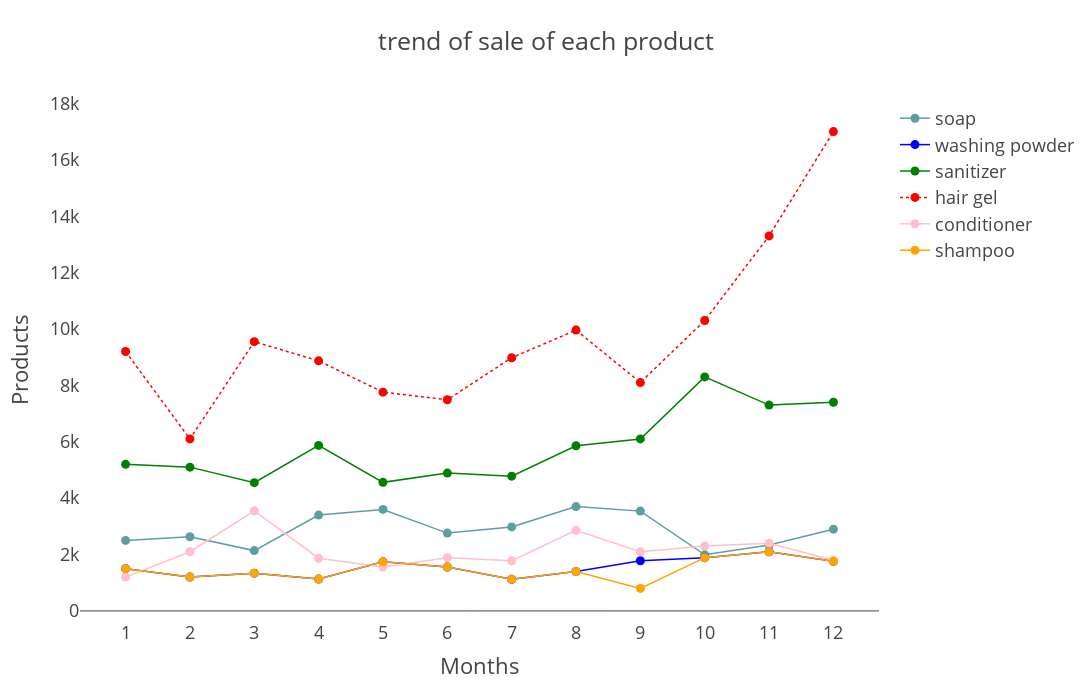

Notebook code for this chart:
### Code cell
fig = go.Figure()
fig.add_trace(
    go.Scatter(x = df['month_number'], y = df['soap'],
                line = dict(color = 'cadetblue', width = 1.5),
                mode = "lines+markers",
                name = 'soap'
                 )
)
fig.add_trace(
    go.Scatter(x = df['month_number'], y = df['washing powder'],
                line = dict(color = 'blue', width = 1.5),
                mode = "lines+markers",
                name = 'washing powder'
                 )
)
fig.add_trace(
    go.Scatter(x = df['month_number'], y = df['sanitizer'],
                line = dict(color = 'green', width = 1.5),
                mode = "lines+markers",
                name = 'sanitizer'
                 )
)
fig.add_trace(
    go.Scatter(x = df['month_number'], y = df['hair gel'],
                line = dict(color = 'red', width = 1.5,dash='dot'),
                mode = "lines+markers",
                name = 'hair gel'
                 )
)
fig.add_trace(
    go.Scatter(x = df['month_number'], y = df['conditioner'],
                line = dict(color = 'pink', width = 1.5),
                mode = "lines+markers",
                name = 'conditioner'
                 )

)

fig.add_trace(
    go.Scatter(x = df['month_number'], y = df['shampoo'],
                line = dict(color = 'orange', width = 1.5,),
                mode = "lines+markers",
                name = 'shampoo',
                 )

)

fig.update_layout(title='trend of sale of each product ',
                xaxis_title='Months',
                yaxis_title='Products',
                autosize=False,
                width=1500,
                height=700,
                template = "presentation")
fig.update_xaxes(showgrid=False)
fig.update_yaxes(showgrid=False)  
fig.update_xaxes(type='category')
fig.show()

### Figure 1 — Plotly figure (JSON) as saved in the notebook; plotly's stock layout.template omitted (floating-point values rounded to 4 significant figures)
{"data": [{"line": {"color": "cadetblue", "width": 1.5}, "mode": "lines+markers", "name": "soap", "type": "scatter", "x": [1, 2, 3, 4, 5, 6, 7, 8, 9, 10, 11, 12], "y": [2500, 2630, 2140, 3400, 3600, 2760, 2980, 3700, 3540, 1990, 2340, 2900]}, {"line": {"color": "blue", "width": 1.5}, "mode": "lines+markers", "name": "washing powder", "type": "scatter", "x": [1, 2, 3, 4, 5, 6, 7, 8, 9, 10, 11, 12], "y": [1500, 1200, 1340, 1130, 1740, 1555, 1120, 1400, 1780, 1890, 2100, 1760]}, {"line": {"color": "green", "width": 1.5}, "mode": "lines+markers", "name": "sanitizer", "type": "scatter", "x": [1, 2, 3, 4, 5, 6, 7, 8, 9, 10, 11, 12], "y": [5200, 5100, 4550, 5870, 4560, 4890, 4780, 5860, 6100, 8300, 7300, 7400]}, {"line": {"color": "red", "dash": "dot", "width": 1.5}, "mode": "lines+markers", "name": "hair gel", "type": "scatter", "x": [1, 2, 3, 4, 5, 6, 7, 8, 9, 10, 11, 12], "y": [9200, 6100, 9550, 8870, 7760, 7490, 8980, 9960, 8100, 10300, 13300, 17000]}, {"line": {"color": "pink", "width": 1.5}, "mode": "lines+markers", "name": "conditioner", "type": "scatter", "x": [1, 2, 3, 4, 5, 6, 7, 8, 9, 10, 11, 12], "y": [1200, 2100, 3550, 1870, 1560, 1890, 1780, 2860, 2100, 2300, 2400, 1800]}, {"line": {"color": "orange", "width": 1.5}, "mode": "lines+markers", "name": "shampoo", "type": "scatter", "x": [1, 2, 3, 4, 5, 6, 7, 8, 9, 10, 11, 12], "y": [1500, 1200, 1340, 1130, 1740, 1555, 1120, 1400, 800, 1890, 2100, 1760]}], "layout": {"autosize": false, "height": 700, "title": {"text": "trend of sale of each product "}, "width": 1500, "xaxis": {"showgrid": false, "title": {"text": "Months"}, "type": "category"}, "yaxis": {"showgrid": false, "title": {"text": "Products"}}}}
